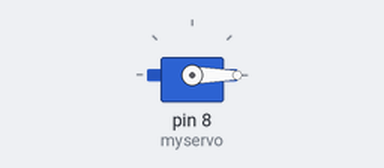
Bench run of a sketch on a simulated Arduino Uno, built with avr-gcc and run on an emulated ATmega328P. Shown: servo. At 9.0 s the program stops and its outputs stay as they are.

Above: at 0.05 s.
At 1.5 s:
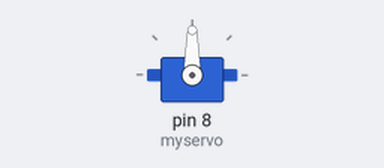
At 3.0 s:
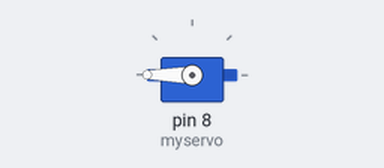
Timing chart, 0 to 6.9 s (numbered marks = the images above):
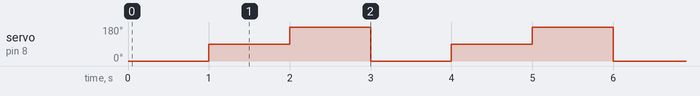

Measured:
- by itself, servo on pin 8 (myservo): repeats every 3.0 s: 180° 1.0 s, 0° 1.0 s, 90° 1.0 s

The sketch:

Servo_debug.ino
```cpp
//www.elegoo.com
#include <Servo.h>
Servo myservo;

void setup(){
  myservo.attach(8);
  //myservo.write(90);// move servos to center position -> 90°
}
void loop(){
    for(int x=0; x < 3; x++) {
    myservo.write(0);
    delay(1000);
    myservo.write(90);
    delay(1000);
    myservo.write(180);
    delay(1000);
  }
  while(true);
}
```
